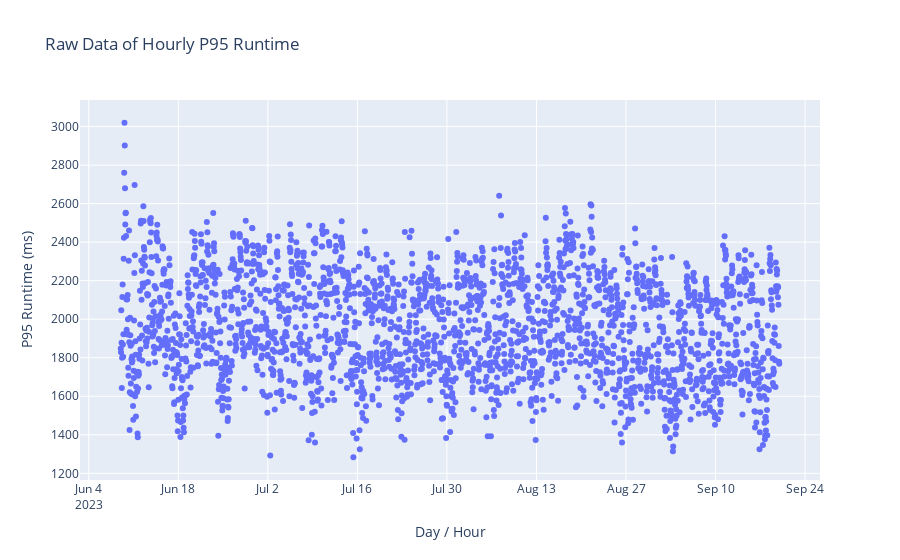

Source (notebook cell):
### Code cell
#taking a look at the raw data
trace1 = go.Scatter(x = df_prophet['Hour'], y = df_prophet['P95 Runtime'], mode = 'markers', name = 'P95 Runtime')
go.Figure(data=[trace1]).update_layout(title = 'Raw Data of Hourly P95 Runtime',
    xaxis_title = 'Day / Hour', yaxis_title = 'P95 Runtime (ms)')

### Figure 1 — Plotly figure (JSON) as saved in the notebook; plotly's stock layout.template omitted (floating-point values rounded to 4 significant figures; data arrays with more than 128 entries replaced by an {"elided": "..."} marker saying what was removed)
{"data": [{"mode": "markers", "name": "P95 Runtime", "type": "scatter", "x": {"elided": "2472 str values"}, "y": {"elided": "2472 float values"}}], "layout": {"title": {"text": "Raw Data of Hourly P95 Runtime"}, "xaxis": {"title": {"text": "Day / Hour"}}, "yaxis": {"title": {"text": "P95 Runtime (ms)"}}}}
